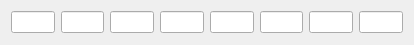
<?xml version="1.0" encoding="UTF-8"?>
<ui version="4.0">
 <class>IEEEAddress</class>
 <widget class="QWidget" name="IEEEAddress">
  <property name="geometry">
   <rect>
    <x>0</x>
    <y>0</y>
    <width>414</width>
    <height>45</height>
   </rect>
  </property>
  <property name="minimumSize">
   <size>
    <width>20</width>
    <height>0</height>
   </size>
  </property>
  <property name="windowTitle">
   <string>Form</string>
  </property>
  <layout class="QHBoxLayout" name="horizontalLayout">
   <item>
    <widget class="QLineEdit" name="octect1">
     <property name="minimumSize">
      <size>
       <width>30</width>
       <height>0</height>
      </size>
     </property>
    </widget>
   </item>
   <item>
    <widget class="QLineEdit" name="octect2">
     <property name="minimumSize">
      <size>
       <width>30</width>
       <height>0</height>
      </size>
     </property>
    </widget>
   </item>
   <item>
    <widget class="QLineEdit" name="octect3">
     <property name="minimumSize">
      <size>
       <width>30</width>
       <height>0</height>
      </size>
     </property>
    </widget>
   </item>
   <item>
    <widget class="QLineEdit" name="octect4">
     <property name="minimumSize">
      <size>
       <width>30</width>
       <height>0</height>
      </size>
     </property>
    </widget>
   </item>
   <item>
    <widget class="QLineEdit" name="octect5">
     <property name="minimumSize">
      <size>
       <width>30</width>
       <height>0</height>
      </size>
     </property>
    </widget>
   </item>
   <item>
    <widget class="QLineEdit" name="octect6">
     <property name="minimumSize">
      <size>
       <width>30</width>
       <height>0</height>
      </size>
     </property>
    </widget>
   </item>
   <item>
    <widget class="QLineEdit" name="octect7">
     <property name="minimumSize">
      <size>
       <width>30</width>
       <height>0</height>
      </size>
     </property>
    </widget>
   </item>
   <item>
    <widget class="QLineEdit" name="octect8">
     <property name="minimumSize">
      <size>
       <width>30</width>
       <height>0</height>
      </size>
     </property>
    </widget>
   </item>
  </layout>
 </widget>
 <resources/>
 <connections/>
</ui>
